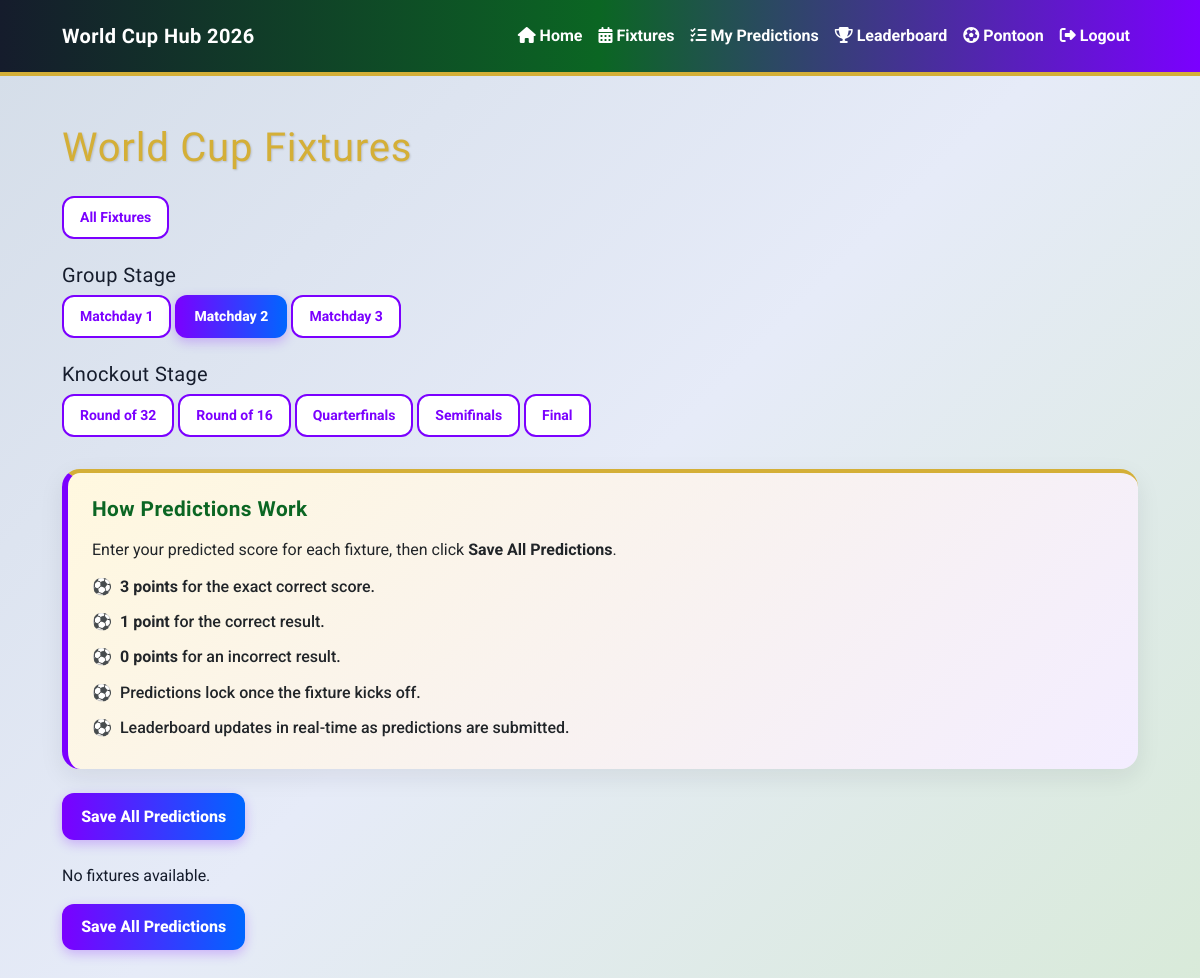
Page /fixtures/group-stage/matchday/2/ (signed in) on the earlier database version.
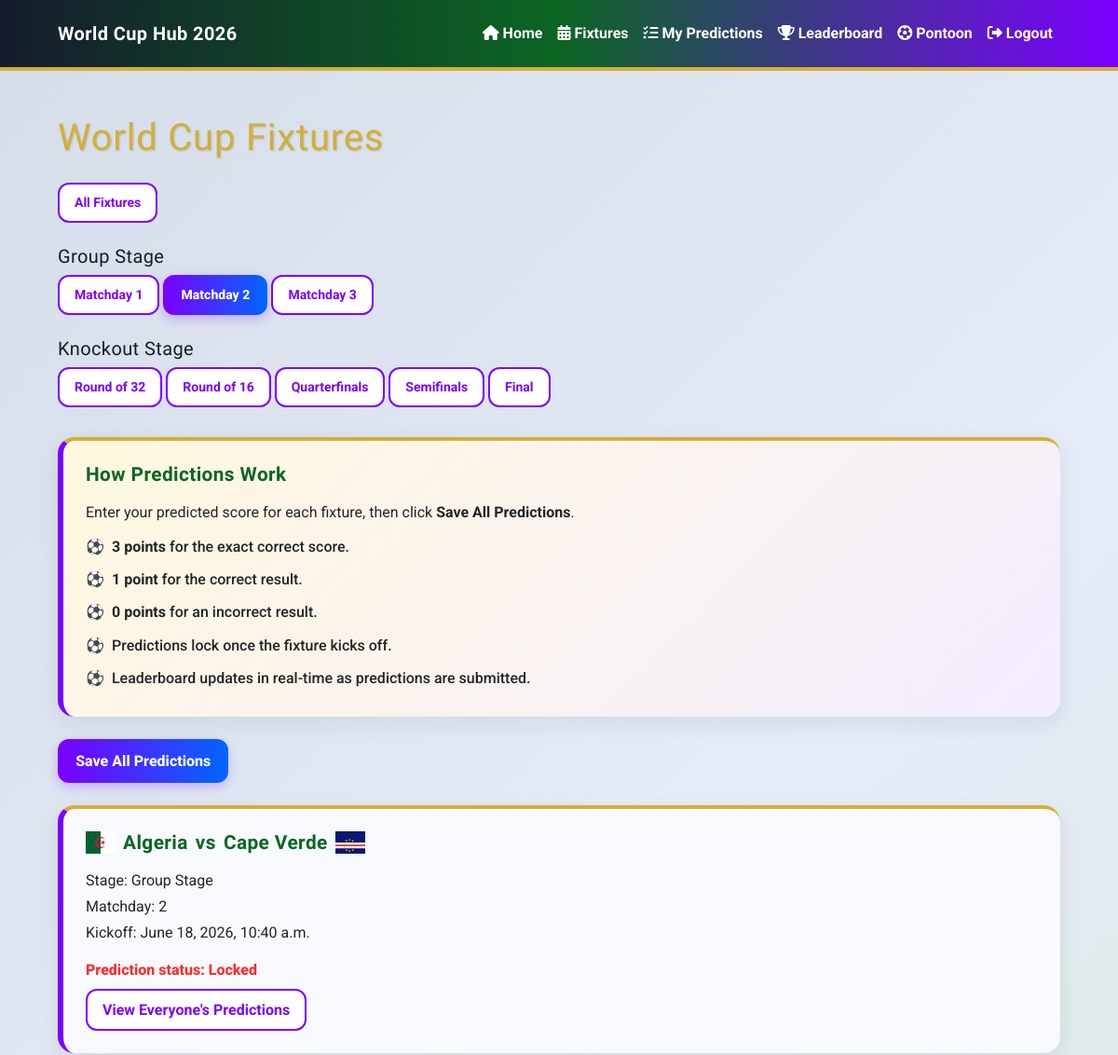
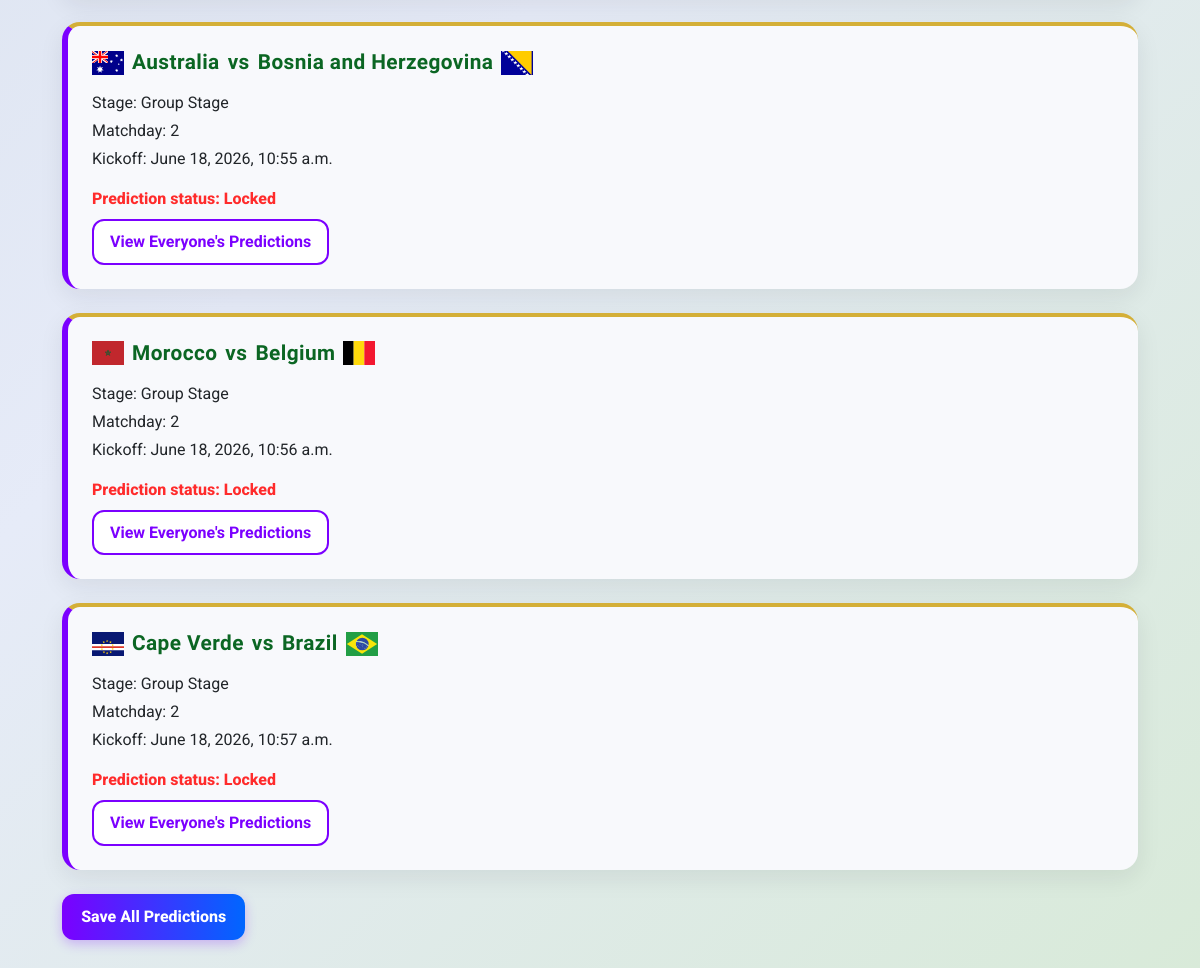
Same page on the later database version (2 pictures, top to bottom).
### predictor/models.py (models this page shows, shortened)
class Fixture(models.Model):
    STAGE_CHOICES = [
        ('Group Stage', 'Group Stage'),
        ('Round of 32', 'Round of 32'),
        ('Round of 16', 'Round of 16'),
        ('Quarterfinals', 'Quarterfinals'),
        ('Semifinals', 'Semifinals'),
        ('Final', 'Final'),
    ]
    home_team = models.ForeignKey(
        Team,
        on_delete=models.CASCADE,
        related_name='home_fixtures'
    )
    away_team = models.ForeignKey(
        Team,
        on_delete=models.CASCADE,
        related_name='away_fixtures'
    )
    stadium = models.ForeignKey(
        Stadium,
        on_delete=models.SET_NULL,
        related_name='fixtures',
        null=True,
        blank=True
    )
    stage = models.CharField(max_length=20, choices=STAGE_CHOICES)
    matchday = models.PositiveIntegerField(
        blank=True,
        null=True
    )
    kickoff_time = models.DateTimeField()
    home_team_score = models.PositiveIntegerField(blank=True, null=True)
    away_team_score = models.PositiveIntegerField(blank=True, null=True)
    class Meta:
        ordering = ['kickoff_time']
    def predictions_locked(self):
        lock_time = self.kickoff_time + timedelta(minutes=1)
        return timezone.now() >= lock_time

class Team(models.Model):
    GROUP_CHOICES = [
        ('A', 'Group A'),
        ('B', 'Group B'),
        ('C', 'Group C'),
        ('D', 'Group D'),
        ('E', 'Group E'),
        ('F', 'Group F'),
        ('G', 'Group G'),
        ('H', 'Group H'),
        ('I', 'Group I'),
        ('J', 'Group J'),
        ('K', 'Group K'),
        ('L', 'Group L'),
    ]
    name = models.CharField(max_length=100)
    group = models.CharField(max_length=1, choices=GROUP_CHOICES)
    manager = models.CharField(max_length=100, blank=True, null=True)
    captain = models.CharField(max_length=100, blank=True, null=True)
    best_world_cup_finish = models.CharField(max_length=100, blank=True, null=True)
    best_world_cup_year = models.CharField(max_length=100, blank=True, null=True)
    def __str__(self):
        return self.name

### predictor/views.py (the view)
# urls.py: path("fixtures/", views.fixture_list, name="fixtures"),
@login_required
def fixture_list(request, stage=None, matchday=None):
    stages = Fixture.STAGE_CHOICES
    if matchday:
        fixtures = Fixture.objects.filter(
            stage="Group Stage",
            matchday=matchday
        )
        selected_stage = "Group Stage"
        selected_matchday = matchday
    elif stage:
        fixtures = Fixture.objects.filter(stage=stage)
        selected_stage = stage
        selected_matchday = None
    else:
        fixtures = Fixture.objects.all()
        selected_stage = "all"
        selected_matchday = None
    predictions = Prediction.objects.filter(user=request.user)
    prediction_map = {}
    for prediction in predictions:
        prediction_map[prediction.fixture.id] = prediction
    for fixture in fixtures:
        fixture.user_prediction = prediction_map.get(fixture.id)
    context = {
        "fixtures": fixtures,
        "stages": stages,
        "selected_stage": selected_stage,
        "selected_matchday": selected_matchday,
    }
    return render(request, "predictor/fixture_list.html", context)

### predictor/templates/predictor/fixture_list.html (shortened to what this page needs)
{% extends "base.html" %} {% load static %} {% block title %} Fixtures | World Cup Hub 2026 {% endblock %} {% block content %}
<section class="container py-5">
  <h1 class="mb-4">World Cup Fixtures</h1>
  <div class="mb-4">
    <a href="{% url 'fixtures' %}" class="btn btn-sm mb-2 {% if selected_stage == 'all' %}wc-btn-primary{% else %}btn-outline-primary{% endif %}"> All Fixtures </a>
    <h2 class="h5 mt-3">Group Stage</h2>
    <a href="{% url 'fixtures_by_matchday' 1 %}" class="btn btn-sm mb-2 {% if selected_matchday == 1 %}wc-btn-primary{% else %}btn-outline-primary{% endif %}"> Matchday 1 </a>
    <a href="{% url 'fixtures_by_matchday' 2 %}" class="btn btn-sm mb-2 {% if selected_matchday == 2 %}wc-btn-primary{% else %}btn-outline-primary{% endif %}"> Matchday 2 </a>
    <a href="{% url 'fixtures_by_matchday' 3 %}" class="btn btn-sm mb-2 {% if selected_matchday == 3 %}wc-btn-primary{% else %}btn-outline-primary{% endif %}"> Matchday 3 </a>
    <h2 class="h5 mt-3">Knockout Stage</h2>
    {% for stage_value, stage_label in stages %} {% if stage_value != "Group Stage" %}
    <a href="{% url 'fixtures_by_stage' stage_value %}" class="btn btn-sm mb-2 {% if selected_stage == stage_value %}wc-btn-primary{% else %}btn-outline-primary{% endif %}"> {{ stage_label }} </a>
    {% endif %} {% endfor %}
  </div>
  <div class="card mb-4 fixture-help-card">
    <div class="card-body">
      <h2 class="h5">How Predictions Work</h2>
      <p class="mb-2">
        Enter your predicted score for each fixture, then click
        <strong>Save All Predictions</strong>.
      </p>
      <ul class="instruction-list mb-0">
        <li><strong>3 points</strong> for the exact correct score.</li>
        <li><strong>1 point</strong> for the correct result.</li>
        <li><strong>0 points</strong> for an incorrect result.</li>
        <li>Predictions lock once the fixture kicks off.</li>
        <li>Leaderboard updates in real-time as predictions are submitted.</li>
      </ul>
    </div>
  </div>
  <form method="POST" action="{% url 'save_all_predictions' %}">
    <button type="submit" class="wc-btn-primary mb-4">Save All Predictions</button>
    <div class="row">
      {% for fixture in fixtures %}
      <div class="col-12 mb-4" id="fixture-{{ fixture.id }}">
        <div class="card shadow-sm">
          <div class="card-body">
            <h2 class="h5 d-flex align-items-center flex-wrap gap-2">
              <img src="{% static 'images/flags/' %}{{ fixture.home_team.name|slugify }}.svg" alt="{{ fixture.home_team.name }} flag" width="32" />
              <span>{{ fixture.home_team }}</span>
              <span>vs</span>
              <span>{{ fixture.away_team }}</span>
              <img src="{% static 'images/flags/' %}{{ fixture.away_team.name|slugify }}.svg" alt="{{ fixture.away_team.name }} flag" width="32" />
            </h2>
            <p class="mb-1">Stage: {{ fixture.get_stage_display }}</p>
            {% if fixture.matchday %}
            <p class="mb-1">Matchday: {{ fixture.matchday }}</p>
            {% endif %}
            <p class="mb-0">Kickoff: {{ fixture.kickoff_time }}</p>
            {% if fixture.predictions_locked %}
            <p class="text-danger mt-3 mb-0">Prediction status: Locked</p>
            <a href="{% url 'fixture_predictions' fixture.id %}" class="wc-btn-outline mt-2"> View Everyone's Predictions </a>
            {% endif %}
          </div>
        </div>
      </div>
      {% empty %}
      <p>No fixtures available.</p>
      {% endfor %}
    </div>
    <button type="submit" class="wc-btn-primary mb-4">Save All Predictions</button>
  </form>
</section>
{% endblock %}

### templates/base.html (shortened to what this page needs)
{% load static %}
<!doctype html>
<html lang="en">
  <head>
    <link href="https://cdn.jsdelivr.net/npm/bootstrap@5.3.3/dist/css/bootstrap.min.css" rel="stylesheet" />
    <link rel="stylesheet" href="https://cdnjs.cloudflare.com/ajax/libs/font-awesome/6.5.1/css/all.min.css" />
    <link rel="stylesheet" href="{% static 'css/style.css' %}" />
  </head>
  <body>
    <nav class="navbar navbar-expand-lg wc-navbar">
      <div class="container">
        <a class="navbar-brand fw-bold" href="{% url 'home' %}"> World Cup Hub 2026 </a>
        <div class="collapse navbar-collapse" id="mainNavbar">
          <ul class="navbar-nav ms-auto mb-2 mb-lg-0">
            <li class="nav-item">
              <a class="nav-link" href="{% url 'home' %}"> <i class="fa-solid fa-house"></i> Home </a>
            </li>
            <li class="nav-item">
              <a class="nav-link" href="{% url 'fixtures' %}"> <i class="fa-solid fa-calendar-days"></i> Fixtures </a>
            </li>
            <li class="nav-item">
              <a class="nav-link" href="{% url 'my_predictions' %}"> <i class="fa-solid fa-list-check"></i> My Predictions </a>
            </li>
            <li class="nav-item">
              <a class="nav-link" href="{% url 'leaderboard' %}"> <i class="fa-solid fa-trophy"></i> Leaderboard </a>
            </li>
            <li class="nav-item">
              <a class="nav-link" href="{% url 'pontoon_home' %}"> <i class="fa-solid fa-futbol"></i> Pontoon </a>
            </li>
            {% if user.is_authenticated %}
            <li class="nav-item">
              <a class="nav-link" href="{% url 'account_logout' %}"> <i class="fa-solid fa-right-from-bracket"></i> Logout </a>
            </li>
            {% endif %}
          </ul>
        </div>
      </div>
    </nav>
    <main>
      {% block content %} {% endblock %}
    </main>
  </body>
</html>

### static/css/style.css (style rules this page uses)
:root { --wc-purple: #7b00ff; --wc-blue: #0066ff; --wc-red: #ff2b2b; --wc-green: #00843d; --wc-pitch-green: #0b6623; --wc-gold: #d4af37; --wc-gold-light: #f5d76e; --wc-dark: #151c2c; --wc-light: #eef1ff; --wc-card: #f8f9fc; --wc-white: #ffffff; }
body { background: linear-gradient( 135deg, #d4dde8 0%, #e6ebf8 50%, #d8ead8 100% ); color: var(--wc-dark); font-family: "Roboto", Arial, sans-serif; }
main { min-height: 100vh; }
.container { max-width: 1100px; }
h1, h2, h3, h4, h5, .navbar-brand { font-family: "Oswald", sans-serif; letter-spacing: 0.02em; }
h1 { color: var(--wc-gold); text-shadow: 1px 1px 2px rgba(0, 0, 0, 0.15); }
h2, h3, h4, h5 { color: var(--wc-dark); }
.fixture-help-card h2, .pontoon-team-panel h2, .card h2.h5 { color: var(--wc-pitch-green); font-size: 1.3rem; font-weight: 700; margin-bottom: 1rem; }
.navbar { background: linear-gradient( 90deg, var(--wc-dark), var(--wc-pitch-green), var(--wc-purple) ) !important; border-bottom: 4px solid var(--wc-gold); padding: 1rem 0; }
.navbar-brand, .nav-link { color: var(--wc-white) !important; font-weight: 700; }
.card { background: var(--wc-card); border: none; border-top: 4px solid var(--wc-gold); border-radius: 18px; box-shadow: 0 8px 24px rgba(21, 28, 44, 0.08) !important; }
.card-body { padding: 1.5rem; }
.btn-primary, .btn-success, .wc-btn-primary { background: linear-gradient( 90deg, var(--wc-purple), var(--wc-blue) ) !important; border: none !important; border-radius: 12px; box-shadow: 0 4px 12px rgba(123, 0, 255, 0.25); color: var(--wc-white) !important; font-weight: 800; padding: 0.7rem 1.2rem; transition: all 0.3s ease; }
.wc-btn-outline, .btn-outline-primary { background: var(--wc-white); border: 2px solid var(--wc-purple); border-radius: 12px; color: var(--wc-purple); display: inline-block; font-weight: 700; padding: 0.55rem 1rem; text-decoration: none; transition: all 0.3s ease; }
.fixture-help-card { background: linear-gradient( 135deg, #fff8df, #f3edff ); border-left: 6px solid var(--wc-purple) !important; border-radius: 18px; }
.fixture-card, .card.shadow-sm { border-left: 6px solid var(--wc-purple); }
.text-danger { color: var(--wc-red) !important; font-weight: 800; }
.instruction-list { list-style: none; margin-bottom: 0; padding-left: 0; }
.instruction-list li { font-weight: 500; padding: 0.35rem 0; }
.instruction-list li::before { content: "⚽"; margin-right: 0.5rem; }

Differences in the rows shown:
added Fixture: shows a picture, home_team "Algeria", away_team "Cape Verde", stage "Group Stage", matchday "2", kickoff_time "June 18, 2026, 10:40 a.m.", shows "Prediction status: Locked"
added Fixture: shows a picture, home_team "Australia", away_team "Bosnia and Herzegovina", stage "Group Stage", matchday "2", kickoff_time "June 18, 2026, 10:55 a.m.", shows "Prediction status: Locked"
added Fixture: shows a picture, home_team "Morocco", away_team "Belgium", stage "Group Stage", matchday "2", kickoff_time "June 18, 2026, 10:56 a.m.", shows "Prediction status: Locked"
added Fixture: shows a picture, home_team "Cape Verde", away_team "Brazil", stage "Group Stage", matchday "2", kickoff_time "June 18, 2026, 10:57 a.m.", shows "Prediction status: Locked"
Other differences:
text no longer shown: "No fixtures available."
